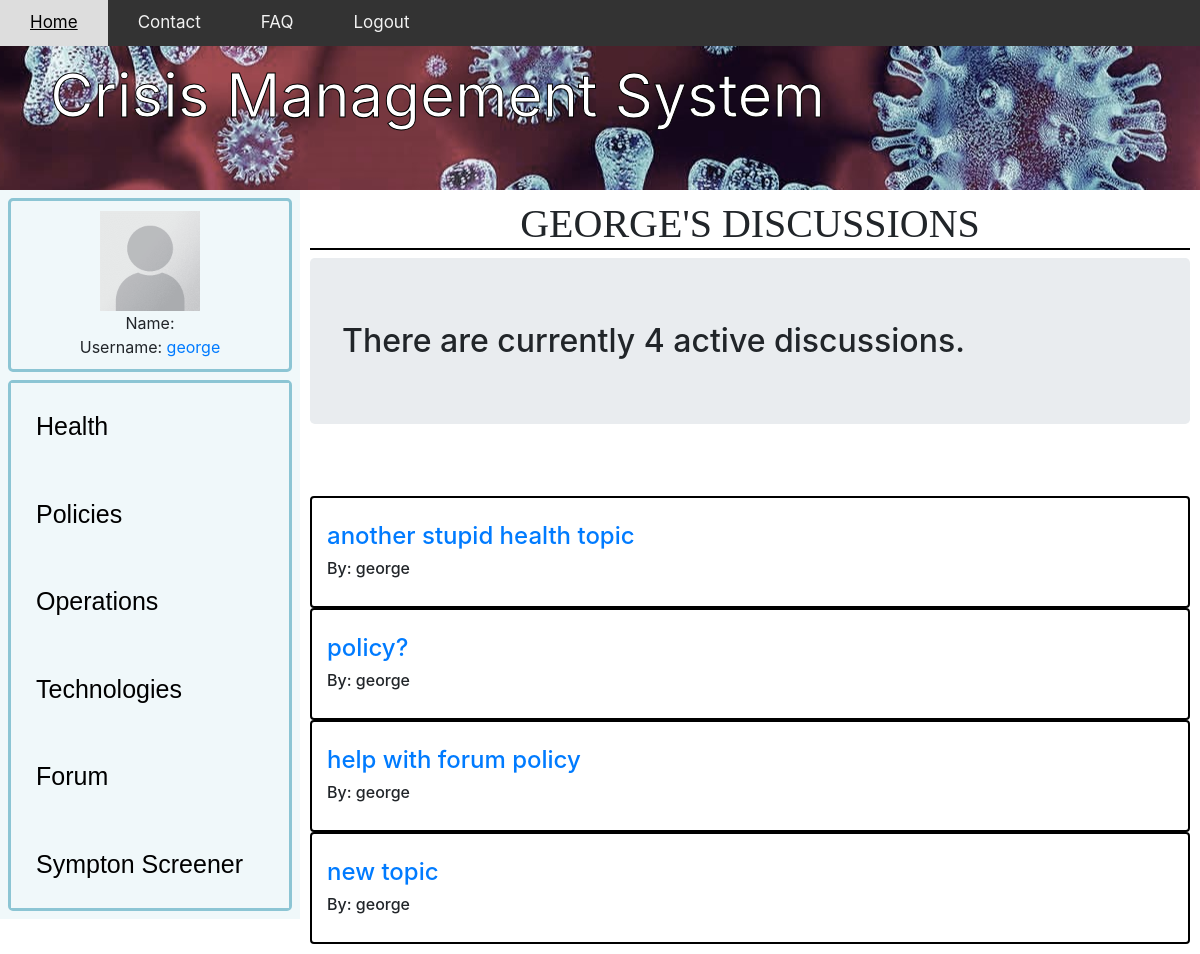
/userDiscussions/ (signed in), run on an earlier commit of the app's database.
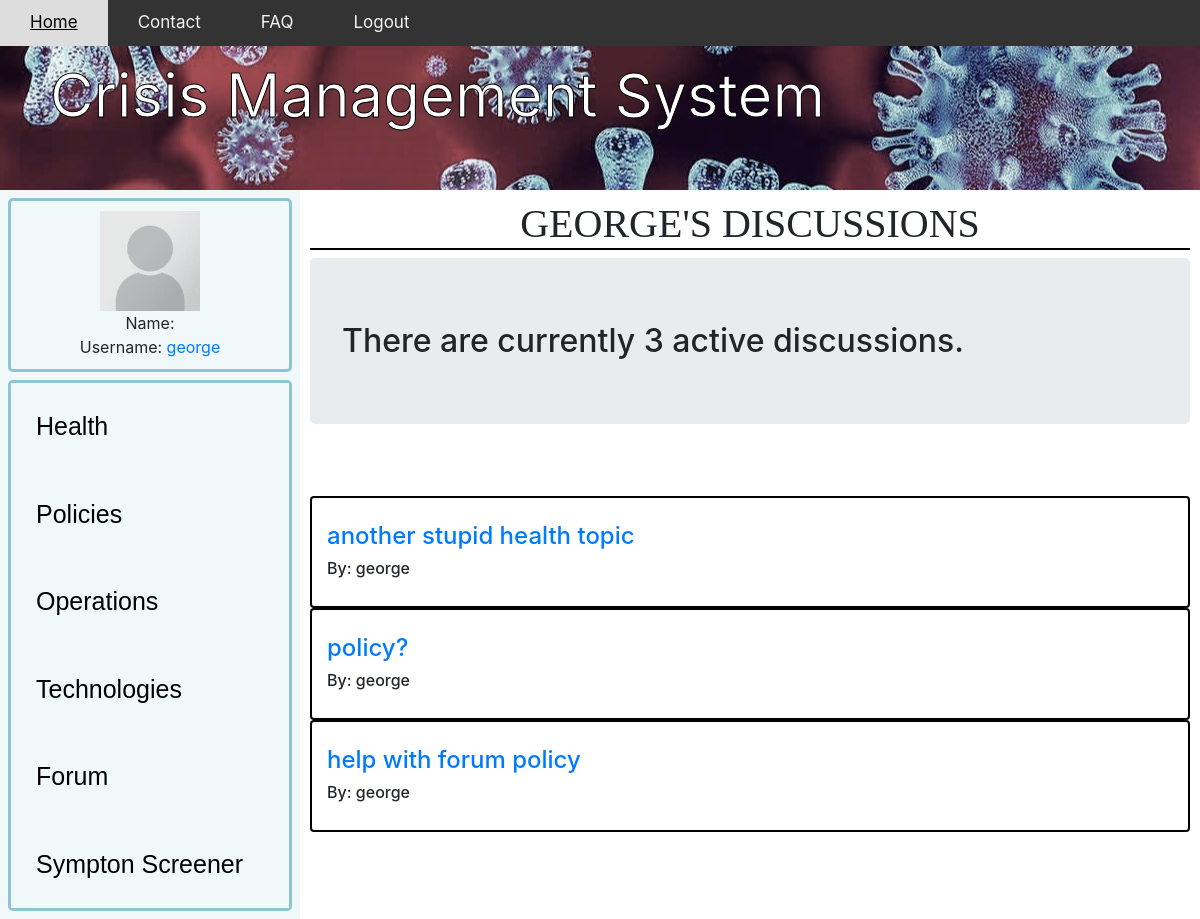
And on a later commit of the database.
### app/models.py (models this page shows, shortened)
class forum(models.Model):
    name=models.CharField(max_length=200,default="anonymous" )
    topic= models.CharField(max_length=300, unique=True)
    section = models.CharField(max_length=12)
    description = models.CharField(max_length=1000,blank=True)
    date_created=models.DateTimeField(auto_now_add=True,null=True)
    likeCount = models.IntegerField(default=0)
    dislikeCount = models.IntegerField(default=0)
    forumLikes = models.ManyToManyField(User, related_name='forum')

### app/views.py (the view)
# urls.py: path('userDiscussions/', userDiscussions, name='userDiscussions'),
@login_required
def userDiscussions(request):
    forums=forum.objects.filter(name=request.user)
    count=forums.count()
    discussions=[]
    likes=[]
    for i in forums:
        discussions.append(i.discussion_set.all())
        likes.append(i.totalLikes)
    context={'forums':forums,
              'count':count,
              'discussions':discussions,
              'likes': likes
              }
    return render(request, 'userDiscussions.html', context)

### app/templates/userDiscussions.html (shortened to what this page needs)
{% extends "app/base2.html" %}
{% load static %}
{% block content %}
<!DOCTYPE html>
<html lang="en">
<head>
    <body>
		<h1>{{user}}'s Discussions</h1>
	</body>
    <link rel="stylesheet" href="https://stackpath.bootstrapcdn.com/bootstrap/4.5.0/css/bootstrap.min.css"0>
</head>
<body>
        <h2 class="jumbotron">
            There are currently {{count}} active {{section}} discussions.
        </h2>
            <div class="card-columns" style="padding: 10px; margin: 20px;"></div>
            {%for forum in forums %}
                <div class="card box container">
                    <br>
                    <h6 class="card-title">
                        <a href='{% url 'forumDiscussion' forumName=forum.section sortBy="newest" forumTopic=forum.topic %}'><h4>{{forum.topic}}</h4></a>
                        <p> By: {{forum.name}}</p>
                        </h6>
                </div>
            {%endfor%}
</body>
</html>
{%endblock%}

What changed in the data, as far as the page shows it:
removed forum: topic "new topic", name "george"
Also different on the page:
{{ count }}: "4" → "3"
